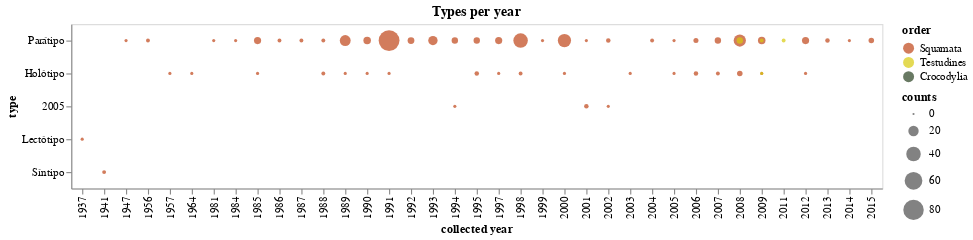

The cell this chart's notebook holds for it:
### Markdown cell above
### Gráf. de Tipos

### Code cell
tipo = alt.Chart(temp, height=150, title='Types per year').mark_circle().encode(
    x = alt.X('ano_coleta:O', title='collected year'),
    y = alt.Y('type_status:N', title= 'type',
              sort=alt.EncodingSortField('tipo', op='count', order='descending')),
    color= alt.Color('ordem', scale=alt.Scale(domain=ordens, range=cores), title='order'), 
    size= alt.Size('counts', scale=alt.Scale()),
    tooltip= [alt.Tooltip('type_status', title='type'),
              alt.Tooltip('ano_coleta', title='collected year'),
              alt.Tooltip('counts', title='counts')]
)

# tipo.save('./graphs/tipo/tipos_por_ano.html')

tipo

### Figure 1 — Vega-Lite specification as saved in the notebook (floating-point values rounded to 4 significant figures)
{"config": {"view": {"continuousWidth": 400, "continuousHeight": 300}}, "data": {"name": "data-030a59541dce56b1fc3c12ab108dc5e5"}, "mark": "circle", "encoding": {"color": {"type": "nominal", "field": "ordem", "scale": {"domain": ["Squamata", "Testudines", "Crocodylia"], "range": ["#BF4417", "#D9CB0B", "#284021"]}, "title": "order"}, "size": {"type": "quantitative", "field": "counts", "scale": {}}, "tooltip": [{"type": "nominal", "field": "type_status", "title": "type"}, {"type": "quantitative", "field": "ano_coleta", "title": "collected year"}, {"type": "quantitative", "field": "counts", "title": "counts"}], "x": {"type": "ordinal", "field": "ano_coleta", "title": "collected year"}, "y": {"type": "nominal", "field": "type_status", "sort": {"field": "tipo", "op": "count", "order": "descending"}, "title": "type"}}, "height": 150, "title": "Types per year", "$schema": "https://vega.github.io/schema/vega-lite/v4.8.1.json", "datasets": {"data-030a59541dce56b1fc3c12ab108dc5e5": [{"type_status": "2005", "ano_coleta": 1994.0, "ordem": "Squamata", "counts": 1}, {"type_status": "2005", "ano_coleta": 2001.0, "ordem": "Squamata", "counts": 3}, {"type_status": "2005", "ano_coleta": 2002.0, "ordem": "Squamata", "counts": 1}, {"type_status": "Holótipo", "ano_coleta": 1957.0, "ordem": "Squamata", "counts": 1}, {"type_status": "Holótipo", "ano_coleta": 1964.0, "ordem": "Squamata", "counts": 1}, {"type_status": "Holótipo", "ano_coleta": 1985.0, "ordem": "Squamata", "counts": 1}, {"type_status": "Holótipo", "ano_coleta": 1988.0, "ordem": "Squamata", "counts": 2}, {"type_status": "Holótipo", "ano_coleta": 1989.0, "ordem": "Squamata", "counts": 1}, {"type_status": "Holótipo", "ano_coleta": 1990.0, "ordem": "Squamata", "counts": 1}, {"type_status": "Holótipo", "ano_coleta": 1991.0, "ordem": "Squamata", "counts": 1}, {"type_status": "Holótipo", "ano_coleta": 1995.0, "ordem": "Squamata", "counts": 3}, {"type_status": "Holótipo", "ano_coleta": 1997.0, "ordem": "Squamata", "counts": 1}, {"type_status": "Holótipo", "ano_coleta": 1998.0, "ordem": "Squamata", "counts": 2}, {"type_status": "Holótipo", "ano_coleta": 2000.0, "ordem": "Squamata", "counts": 1}, {"type_status": "Holótipo", "ano_coleta": 2003.0, "ordem": "Squamata", "counts": 1}, {"type_status": "Holótipo", "ano_coleta": 2005.0, "ordem": "Squamata", "counts": 1}, {"type_status": "Holótipo", "ano_coleta": 2006.0, "ordem": "Squamata", "counts": 3}, {"type_status": "Holótipo", "ano_coleta": 2007.0, "ordem": "Squamata", "counts": 2}, {"type_status": "Holótipo", "ano_coleta": 2008.0, "ordem": "Squamata", "counts": 5}, {"type_status": "Holótipo", "ano_coleta": 2009.0, "ordem": "Squamata", "counts": 1}, {"type_status": "Holótipo", "ano_coleta": 2009.0, "ordem": "Testudines", "counts": 1}, {"type_status": "Holótipo", "ano_coleta": 2012.0, "ordem": "Squamata", "counts": 1}, {"type_status": "Lectótipo", "ano_coleta": 1937.0, "ordem": "Squamata", "counts": 1}, {"type_status": "Parátipo", "ano_coleta": 1947.0, "ordem": "Squamata", "counts": 1}, {"type_status": "Parátipo", "ano_coleta": 1956.0, "ordem": "Squamata", "counts": 2}, {"type_status": "Parátipo", "ano_coleta": 1981.0, "ordem": "Squamata", "counts": 1}, {"type_status": "Parátipo", "ano_coleta": 1984.0, "ordem": "Squamata", "counts": 1}, {"type_status": "Parátipo", "ano_coleta": 1985.0, "ordem": "Squamata", "counts": 9}, {"type_status": "Parátipo", "ano_coleta": 1986.0, "ordem": "Squamata", "counts": 2}, {"type_status": "Parátipo", "ano_coleta": 1987.0, "ordem": "Squamata", "counts": 2}, {"type_status": "Parátipo", "ano_coleta": 1988.0, "ordem": "Squamata", "counts": 2}, {"type_status": "Parátipo", "ano_coleta": 1989.0, "ordem": "Squamata", "counts": 22}, {"type_status": "Parátipo", "ano_coleta": 1990.0, "ordem": "Squamata", "counts": 10}, {"type_status": "Parátipo", "ano_coleta": 1991.0, "ordem": "Squamata", "counts": 83}, {"type_status": "Parátipo", "ano_coleta": 1992.0, "ordem": "Squamata", "counts": 8}, {"type_status": "Parátipo", "ano_coleta": 1993.0, "ordem": "Squamata", "counts": 16}, {"type_status": "Parátipo", "ano_coleta": 1994.0, "ordem": "Squamata", "counts": 7}, {"type_status": "Parátipo", "ano_coleta": 1995.0, "ordem": "Squamata", "counts": 7}, {"type_status": "Parátipo", "ano_coleta": 1997.0, "ordem": "Squamata", "counts": 9}, {"type_status": "Parátipo", "ano_coleta": 1998.0, "ordem": "Squamata", "counts": 40}, {"type_status": "Parátipo", "ano_coleta": 1999.0, "ordem": "Squamata", "counts": 1}, {"type_status": "Parátipo", "ano_coleta": 2000.0, "ordem": "Squamata", "counts": 33}, {"type_status": "Parátipo", "ano_coleta": 2001.0, "ordem": "Squamata", "counts": 1}, {"type_status": "Parátipo", "ano_coleta": 2002.0, "ordem": "Squamata", "counts": 3}, {"type_status": "Parátipo", "ano_coleta": 2004.0, "ordem": "Squamata", "counts": 2}, {"type_status": "Parátipo", "ano_coleta": 2005.0, "ordem": "Squamata", "counts": 1}, {"type_status": "Parátipo", "ano_coleta": 2006.0, "ordem": "Squamata", "counts": 4}, {"type_status": "Parátipo", "ano_coleta": 2007.0, "ordem": "Squamata", "counts": 7}, {"type_status": "Parátipo", "ano_coleta": 2008.0, "ordem": "Squamata", "counts": 28}, {"type_status": "Parátipo", "ano_coleta": 2008.0, "ordem": "Testudines", "counts": 7}, {"type_status": "Parátipo", "ano_coleta": 2009.0, "ordem": "Squamata", "counts": 10}, {"type_status": "Parátipo", "ano_coleta": 2009.0, "ordem": "Testudines", "counts": 2}, {"type_status": "Parátipo", "ano_coleta": 2011.0, "ordem": "Testudines", "counts": 2}, {"type_status": "Parátipo", "ano_coleta": 2012.0, "ordem": "Squamata", "counts": 9}, {"type_status": "Parátipo", "ano_coleta": 2013.0, "ordem": "Squamata", "counts": 3}, {"type_status": "Parátipo", "ano_coleta": 2014.0, "ordem": "Squamata", "counts": 1}, {"type_status": "Parátipo", "ano_coleta": 2015.0, "ordem": "Squamata", "counts": 5}, {"type_status": "Síntipo", "ano_coleta": 1941.0, "ordem": "Squamata", "counts": 2}]}}
